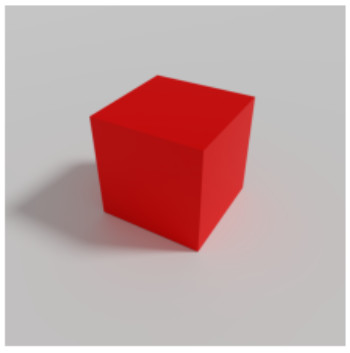
#> input picture image_processing/images/cube.jpg, 350 x 353 px, found by its file name
$ python 01showing_the_histogram_of_image.py
#> lines starting #> are read from the running program, lines starting #| are printed output that depends on the picture
from PIL import Image
import matplotlib.pyplot as plt
import numpy as np

img = Image.open("image_processing/images/cube.jpg").convert("L")
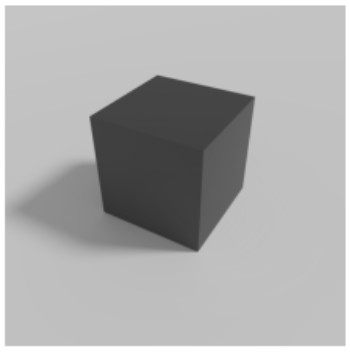
#> img: PIL image 350x353 L; min 48, max 255, mean 172.4
img = np.array(img)
plt.hist(img.flatten())
plt.show()
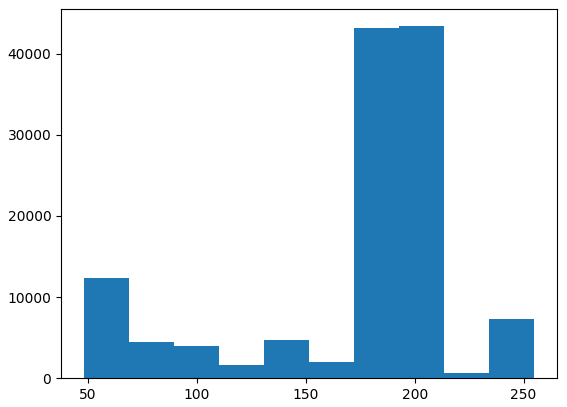
#> figure drawn by matplotlib, 1 panel; tallest bar 43377 high, from x = 192.9 to 213.6
